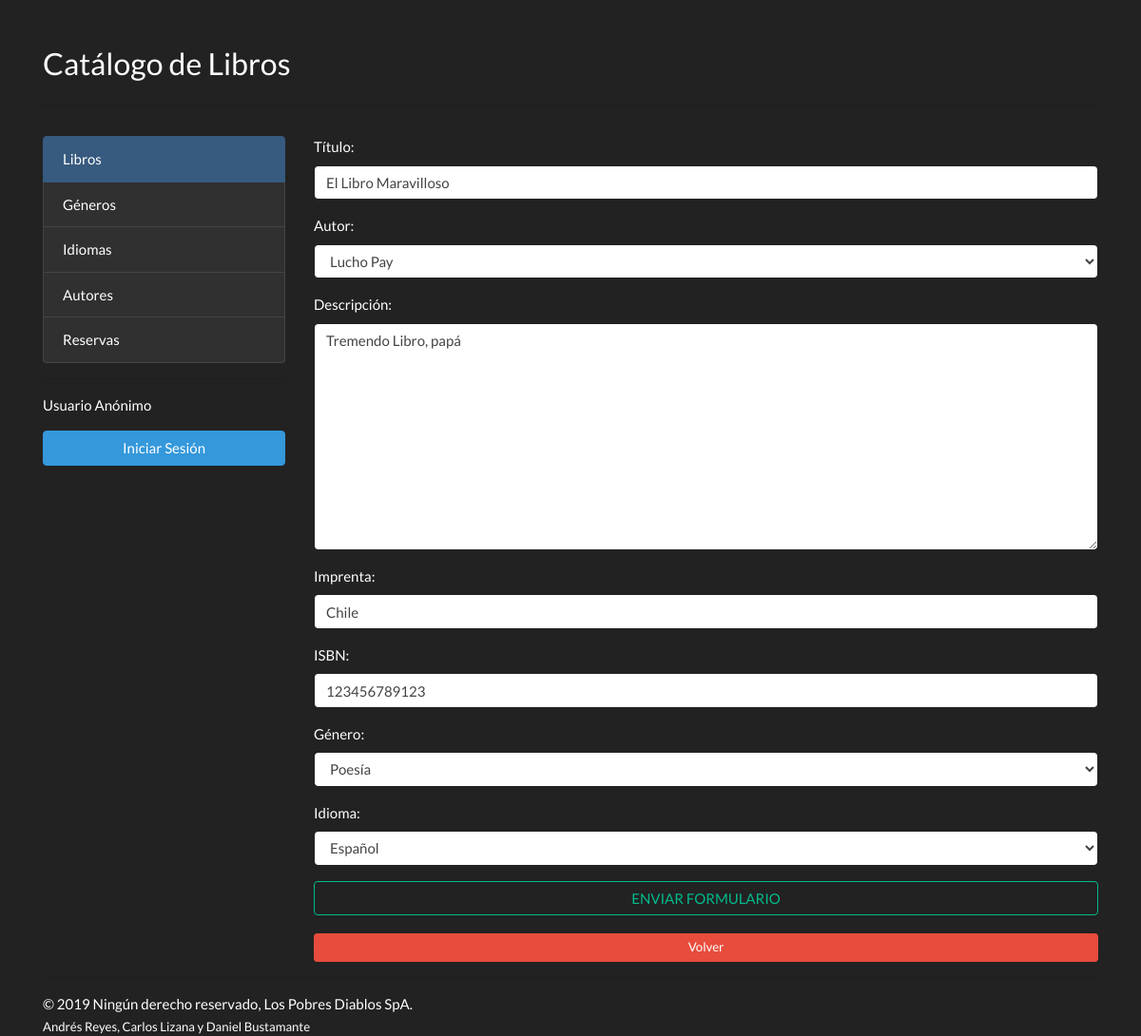
The app's page /books/update/1/ with its own data.
### catalog/models.py (models this page shows, shortened)
class Book(models.Model):
    title = models.CharField(max_length=50)
    author = models.ForeignKey(Author, on_delete=models.SET_NULL, null=True)
    summary = models.TextField(max_length=1000)
    imprint = models.CharField(max_length=100)
    isbn = models.CharField(max_length=13)
    genre = models.ForeignKey(Genre, on_delete=models.SET_NULL, null=True)
    language = models.ForeignKey(Language, on_delete=models.SET_NULL, null=True)

### catalog/views.py (the view)
# urls.py: url(r'^books/update/(?P<pk>\d+)/$', BookUpdate.as_view(), name='books_update'),
class BookUpdate(UpdateView):
    model = Book
    form_class = BookForm
    template_name = 'books/books_form.html'
    success_url = reverse_lazy('catalog:books_list')

### catalog/forms.py
class BookForm(forms.ModelForm):
    class Meta:
        model = Book
        fields = [
            'title',
            'author',
            'summary',
            'imprint',
            'isbn',
            'genre',
            'language'
        ]
        labels = {
            'title': 'Título',
            'author': 'Autor',
            'summary': 'Descripción',
            'imprint': 'Imprenta',
            'isbn': 'ISBN',
            'genre': 'Género',
            'language': 'Idioma'
        }
        widgets = {
            'title': forms.TextInput(attrs={'class': 'form-control'}),
            'author': forms.Select(attrs={'class': 'form-control'}),
            'summary': forms.Textarea(attrs={'class': 'form-control'}),
            'imprint': forms.TextInput(attrs={'class': 'form-control'}),
            'isbn': forms.TextInput(attrs={'class': 'form-control'}),
            'genre': forms.Select(attrs={'class': 'form-control'}),
            'language': forms.Select(attrs={'class': 'form-control'})
        }

### catalog/models.py (called while the page is built)
    def __str__(self):
        return '%s %s' % (self.first_name, self.last_name)

    def __str__(self):
        return self.name

    def __str__(self):
        return self.name

### catalog/templates/books/books_form.html (shortened to what this page needs)
<!doctype html>
<html lang="en">
<head>
    <link rel="stylesheet" href="https://stackpath.bootstrapcdn.com/bootswatch/4.3.1/darkly/bootstrap.min.css"/>
</head>
<body>
<div class="container">
    <div class="row">
        <div class="col pt-5">
            <h3>Catálogo de Libros</h3>
        </div>
    </div>
    <hr class="pb-3"/>
    <div class="row">
        <div class="col-lg-3 order-2 order-lg-1">
            <div class="list-group">
                <a href="{% url 'catalog:books_list' %}" class="list-group-item list-group-item-action active">Libros</a>
                <a href="{% url 'catalog:genres_list' %}" class="list-group-item list-group-item-action">Géneros</a>
                <a href="{% url 'catalog:languages_list' %}" class="list-group-item list-group-item-action">Idiomas</a>
                <a href="{% url 'catalog:authors_list' %}" class="list-group-item list-group-item-action">Autores</a>
                <a href="{% url 'catalog:reservations_list' %}" class="list-group-item list-group-item-action">Reservas</a>
            </div>
            <hr />
            {% if user.is_authenticated %}
              Hola {{ user.username }}!
              <p><a class="btn btn-block btn-danger"  href="{% url 'logout' %}"><i class="fad fa-user"></i> Cerrar Sesión</a></p>
            {% else %}
              <p>Usuario Anónimo</p>
              <a class="btn btn-block btn-info" href="{% url 'login' %}"> Iniciar Sesión</a>
            {% endif %}
        </div>
        <div class="col-lg-9 order-1 order-lg-2">
            <form method="post">
                {{ form.as_p }}
                <button class="btn btn-block btn-outline-success float-right text-uppercase mb-3">ENVIAR FORMULARIO </button>
                <br>
                <hr />
                <a href="{% url 'catalog:books_list' %}" class="btn btn-block btn-sm btn-danger">Volver</a>
            </form>
        </div>
    </div>
    <hr/>
    &copy; 2019 Ningún derecho reservado, Los Pobres Diablos SpA.<br><small>Andrés Reyes, Carlos Lizana y Daniel
    Bustamante</small>
</div>
</body>
</html>

### records on screen
Book: title "El Libro Maravilloso", author "Lucho Pay", summary "Tremendo Libro, papá", imprint "Chile", isbn "123456789123", genre "Poesía", language "Español"
